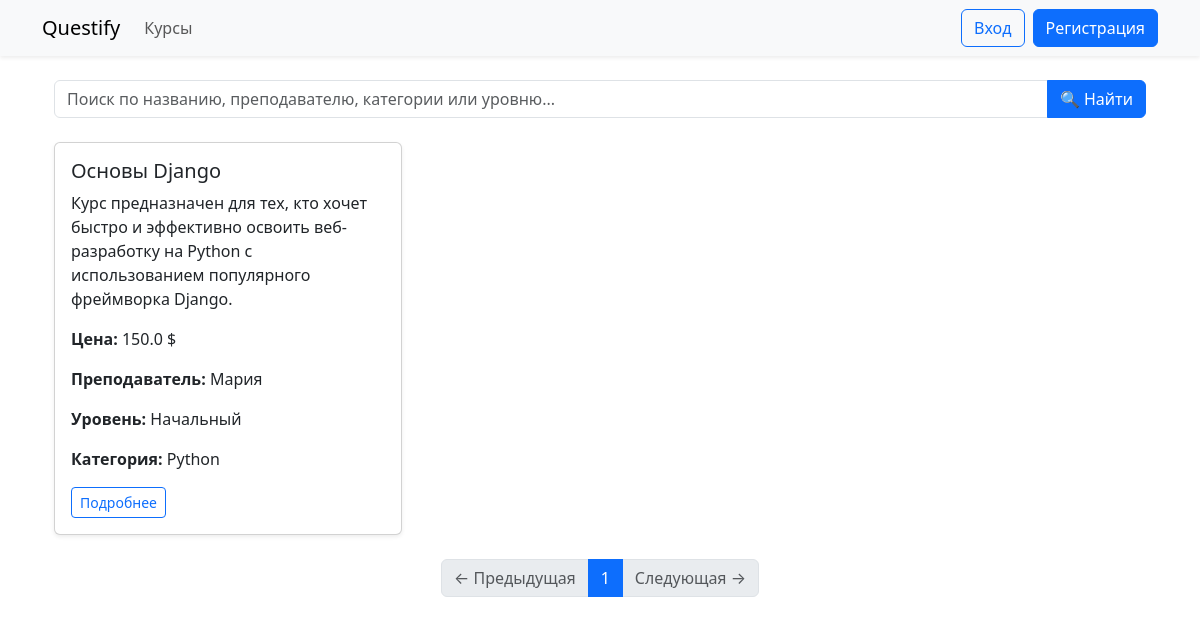
Page /course/ on the earlier database version.
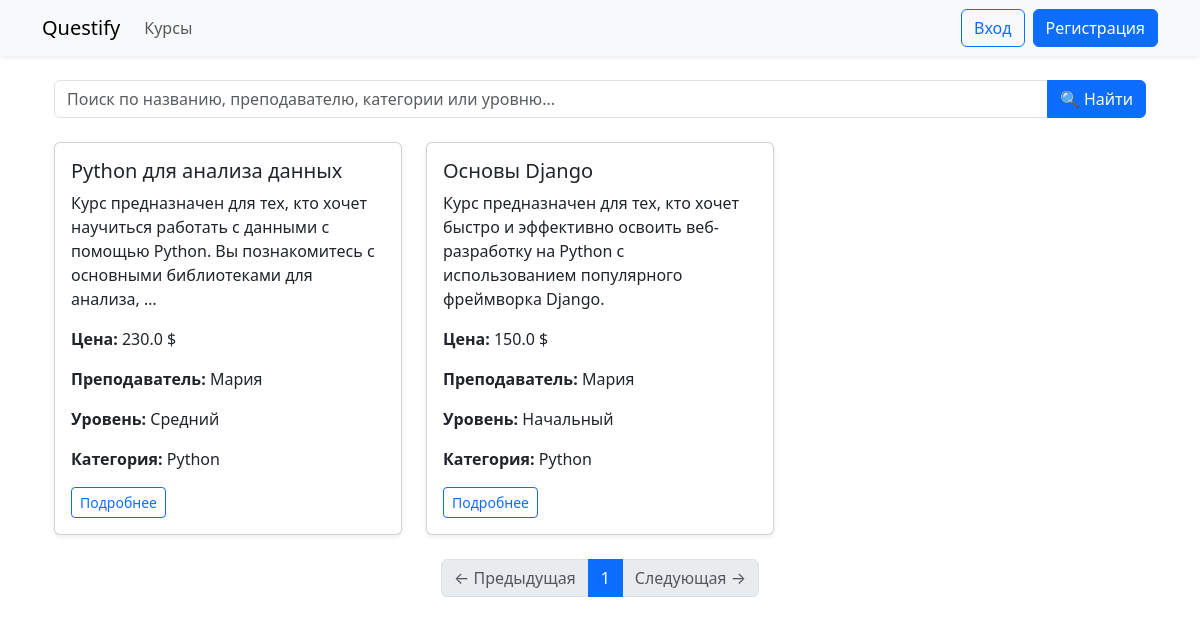
Same page on the later database version.
### course/models/course.py (models this page shows, shortened)
class Course(models.Model):
    class LevelChoices(models.IntegerChoices):
        BEGINNER = 1, "Начальный"
        INTERMEDIATE = 2, "Средний"
        ADVANCED = 3, "Продвинутый"
    title = models.CharField(max_length=200, verbose_name="Название", help_text="Название курса")
    description = models.TextField(null=True, verbose_name="Описание", blank=True)
    price = models.FloatField(null=True, verbose_name="Цена", blank=True)
    published = models.DateTimeField(db_index=True, verbose_name="Опубликовано", default=timezone.now)
    level = models.SmallIntegerField("Уровень сложности", choices=LevelChoices.choices, default=LevelChoices.BEGINNER)
    outcome = models.TextField(blank=True, null=True, help_text="Что студент сможет после прохождения курса")
    teacher = models.ForeignKey(settings.AUTH_USER_MODEL, on_delete=models.CASCADE, limit_choices_to={'role': 'teacher'}, default=1)
    category = models.ManyToManyField(Category, verbose_name="Категория", blank=True)
    students = models.ManyToManyField(CustomUser, related_name="enrolled_courses", blank=True)
    class Meta:
        verbose_name_plural = "Курсы"
        verbose_name = "Курс"
        ordering = ['-published']
        unique_together = ["title", "teacher"]
        get_latest_by = "published"

class Category(models.Model):
    name = models.CharField("Название категории", max_length=30, unique=True)
    class Meta:
        verbose_name = "Категория"
        verbose_name_plural = "Категории"

### users/models.py (models this page shows, shortened)
class CustomUser(AbstractUser):
    ROLE_CHOICES = [
        ('admin', 'Админ'),
        ('teacher', 'Преподаватель'),
        ('student', 'Студент'),
    ]
    role = models.CharField(max_length=20, choices=ROLE_CHOICES, default='student')

### course/views.py (the view, shortened to what this page needs)
# urls.py: path('', CourseListView.as_view(), name='course_list'),
class CourseListView(ListView):
    model = Course
    template_name = 'course/course_list.html'
    context_object_name = 'courses'
    ordering = ['-published']
    paginate_by = 6
    def get_queryset(self):
        queryset = super().get_queryset()
        q = self.request.GET.get('q', '').strip()
        return queryset

### course/templates/course/course_list.html
{% extends "base.html" %}
{% block content %}
<div class="container mt-4">
  <form method="get" action="" class="mb-4">
    <div class="input-group">
      <input
        type="text"
        name="q"
        class="form-control"
        placeholder="Поиск по названию, преподавателю, категории или уровню..."
        value="{{ request.GET.q }}">
      <button class="btn btn-primary" type="submit">🔍 Найти</button>
    </div>
  </form>
  <div class="row">
    {% for course in courses %}
      <div class="col-md-4 mb-4">
        <div class="card h-100 shadow-sm">
          <div class="card-body">
            <h5 class="card-title">{{ course.title }}</h5>
            <p class="card-text">
              {{ course.description|truncatewords:20 }}
            </p>
            <p><strong>Цена:</strong> {{ course.price }} $</p>
            <p><strong>Преподаватель:</strong> {{ course.teacher }}</p>
            <p><strong>Уровень:</strong> {{ course.get_level_display }}</p>
            <p><strong>Категория:</strong>
                {% for cat in course.category.all %}
                 {{ cat.name }}{% if not forloop.last %}, {% endif %}
                {% empty %}
                  Нет
                {% endfor %}
            </p>
            <a href="{% url 'course:course_detail' course.id %}" class="btn btn-outline-primary btn-sm">Подробнее</a>
          </div>
        </div>
      </div>
    {% empty %}
      <p>Курсы не найдены.</p>
    {% endfor %}
  </div>
</div>
<nav aria-label="Навигация по страницам">
    <ul class="pagination justify-content-center">
      {% if page_obj.has_previous %}
        <li class="page-item">
          <a class="page-link" href="?q={{ request.GET.q }}&page={{ page_obj.previous_page_number }}">← Предыдущая</a>
        </li>
      {% else %}
        <li class="page-item disabled"><span class="page-link">← Предыдущая</span></li>
      {% endif %}
      {% for num in page_obj.paginator.page_range %}
        {% if page_obj.number == num %}
          <li class="page-item active"><span class="page-link">{{ num }}</span></li>
        {% else %}
          <li class="page-item"><a class="page-link" href="?q={{ request.GET.q }}&page={{ num }}">{{ num }}</a></li>
        {% endif %}
      {% endfor %}
      {% if page_obj.has_next %}
        <li class="page-item">
          <a class="page-link" href="?q={{ request.GET.q }}&page={{ page_obj.next_page_number }}">Следующая →</a>
        </li>
      {% else %}
        <li class="page-item disabled"><span class="page-link">Следующая →</span></li>
      {% endif %}
    </ul>
  </nav>
</div>
{% endblock %}

### templates/base.html (shortened to what this page needs)
<!DOCTYPE html>
<html lang="ru">
<head>
    <link href="https://cdn.jsdelivr.net/npm/bootstrap@5.3.0/dist/css/bootstrap.min.css" rel="stylesheet">
</head>
<body>
<nav class="navbar navbar-expand-lg navbar-light bg-light shadow-sm">
  <div class="container">
    <a class="navbar-brand" href="{% url 'home' %}">Questify</a>
    <div class="collapse navbar-collapse" id="navbarNav">
      <ul class="navbar-nav me-auto">
        <li class="nav-item">
          <a class="nav-link" href="{% url 'course:course_list' %}">Курсы</a>
        </li>
      </ul>
      <ul class="navbar-nav ms-auto">
        {% if user.is_authenticated %}
          <li class="nav-item">
            <span class="navbar-text me-3">Привет, {{ user.get_full_name|default:user.username }}</span>
          </li>
          <li class="nav-item">
            <form method="post" action="{% url 'logout' %}" style="display:inline;">
             {% csrf_token %}
             <button type="submit" class="btn btn-outline-danger">
             🚪 Выйти
             </button>
            </form>
          </li>
        {% else %}
          <li class="nav-item me-2">
            <a class="btn btn-outline-primary" href="{% url 'login' %}">Вход</a>
          </li>
          <li class="nav-item">
            <a class="btn btn-primary" href="{% url 'register' %}">Регистрация</a>
          </li>
        {% endif %}
      </ul>
    </div>
  </div>
</nav>
<div class="container mt-4">
    {% block content %}{% endblock %}
</body>
</html>

Differences in the rows shown:
added Course: title "Python для анализа данных", description "Курс предназначен для тех, кто хочет научиться работать с данными с помощью Python. Вы познакомитесь с основными библиотеками для анализа, …", price "230.0", teacher "Мария", level "Средний", Category (name "Python")
